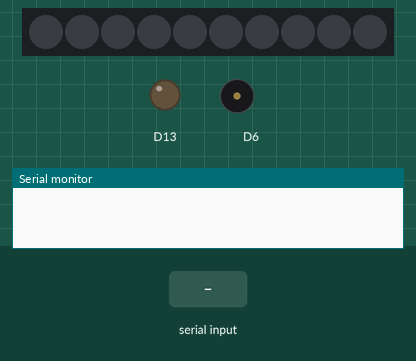
The sketch below on a simulated Adafruit Circuit Playground Express. Shown: 10 RGB LEDs in strip order, left to right, output pins drawn as LEDs (lit = HIGH), buzzer (waves = sounding), the last lines printed to the serial monitor. The test bench sets the inputs (shaded band). Dim RGB values are drawn brighter than linear.

Above: at 1.2 s.
1.3 s: "-" received over Serial
At 2.99 s:
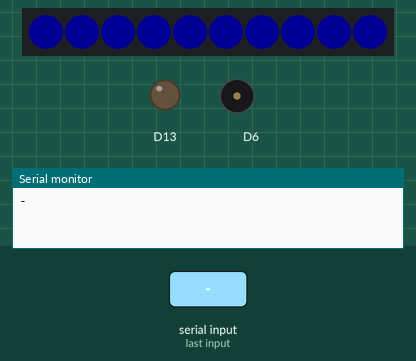
4.3 s: "90/45\n" received over Serial
At 5.4 s:
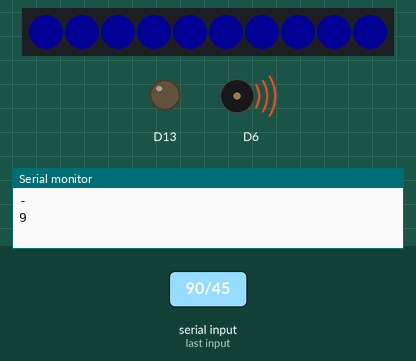
Timing chart, 0 to 12.7 s (numbered marks = the images above; inputs shaded):
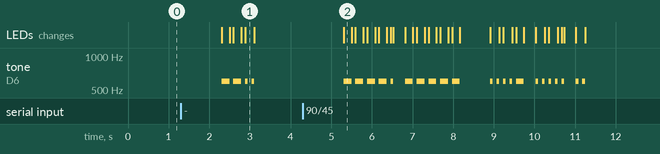

Measured:
- after the input at 1.3 s, tone on D6: plays 600 Hz for 0.20 s, 600 Hz for 0.20 s, 600 Hz for 0.07 s, 600 Hz for 0.07 s, starting after 1.0 s; the LEDs: change after 1.0 s (image 1)
- after the input at 4.3 s, tone on D6: plays 600 Hz for 0.20 s, 600 Hz for 0.20 s, 600 Hz for 0.20 s, 600 Hz for 0.20 s, 600 Hz for 0.07 s, 600 Hz for 0.20 s … (22 notes in this stretch), starting after 1.0 s; the LEDs: change after 1.0 s (image 2)

The sketch:

CPMorseEncoder.ino
```cpp
/*
 * Author:  David Tassara
 * Credit:  Morse Table and core decoding based on work by Usman Muzaffar
 * http://stackoverflow.com/a/28058216
 * Date:    February 13, 2017
 * Version  1.0
 * Note:    Run the sketch with the Circuit Playground connected to USB.
 *          Start the serial monitor and use the text field to send text
 *          to the CP to encode. The script will handle A-Z, a-z, 0-9,
 *          '/', & space. Have students type in their name or other message
 *          (e.g. "Hello World') to hear and see the message played back in morse.
 */

#include "Adafruit_CircuitPlayground.h"

const int PITCH = 600; // Morse code audio is sent at 600-800 Hz. 680 is quite nice
const int DOT = 65;   //time duration in millis, change this to adjust transmission speed

const int DASH = 3 * DOT; //Morse standard dash is 3x longer than dot
const int GAP = DOT + 25; //Morse inter-element gap within a character is same length as dot
const int INTER_LETTER = 3 * DOT; //Morse short gap between letters is 3x dot length
const int INTER_WORD = 7 * DOT; //Morse medium gap between words is 7x dot length

String uinput = "";
int messageSize;

void setup() {

  Serial.begin(9600);

  CircuitPlayground.begin();
  CircuitPlayground.strip.clear();
  CircuitPlayground.strip.show();

}


void loop() {

  uinput = Serial.readString();
  uinput.toUpperCase();

  if (uinput != "") {

    //explode string to char array for sending
    messageSize = uinput.length() + 1;
    char mychararray[messageSize];
    uinput.toCharArray(mychararray, messageSize);

    for (int i = 0; i < messageSize-1; i++) {
      Serial.print(mychararray[i]);
      playMorseLetter(mychararray[i]);
    }
    Serial.println();
  }
}

void playMorseLetter(char letter) {
  static char *ALPHA_TABLE[] = {
    ".-",   //A
    "-...", //B
    "-.-.", //C
    "-..",  //D
    ".",    //E
    "..-.", //F
    "--.",  //G
    "....", //H
    "..",   //I
    ".---", //J
    "-.-",  //K
    ".-..", //L
    "--",   //M
    "-.",   //N
    "---",  //O
    ".--.", //P
    "--.-", //Q
    ".-.",  //R
    "...",  //S
    "-",    //T
    "..-",  //U
    "...-", //V
    ".--",  //W
    "-..-", //X
    "-.--", //Y
    "--..", //Z
  };
  static char *NUM_TABLE[] = {
    "-----", //0
    ".----", //1
    "..---", //2
    "...--", //3
    "....-", //4
    ".....", //5
    "-....", //6
    "--...", //7
    "---..", //8
    "----.", //9
  };
  if (letter == '/' | letter == ' ') { // use "/" as space between words
    delay(INTER_WORD);
    return;
  }

  // Look up the morseCode string for this letter
  // by finding the right table.

  char* morseCode;
  if (isalpha(letter)) {
    morseCode = ALPHA_TABLE[letter - 'A'];
  } else {
    morseCode = NUM_TABLE[letter - '0'];
  }

  for (int i = 0; i < strlen(morseCode); i++) {
    int duration = morseCode[i] == '-' ? DASH : DOT;
    lightAllPixels(0, 0, 255);
    CircuitPlayground.playTone(PITCH, duration);
    CircuitPlayground.clearPixels();
    delay(GAP);
  }
  delay(INTER_LETTER);
}

void lightAllPixels(int r, int g, int b) {

  for(int i = 0; i<10; i++) {
    CircuitPlayground.setPixelColor(i, r, g, b);
  }

}
```
